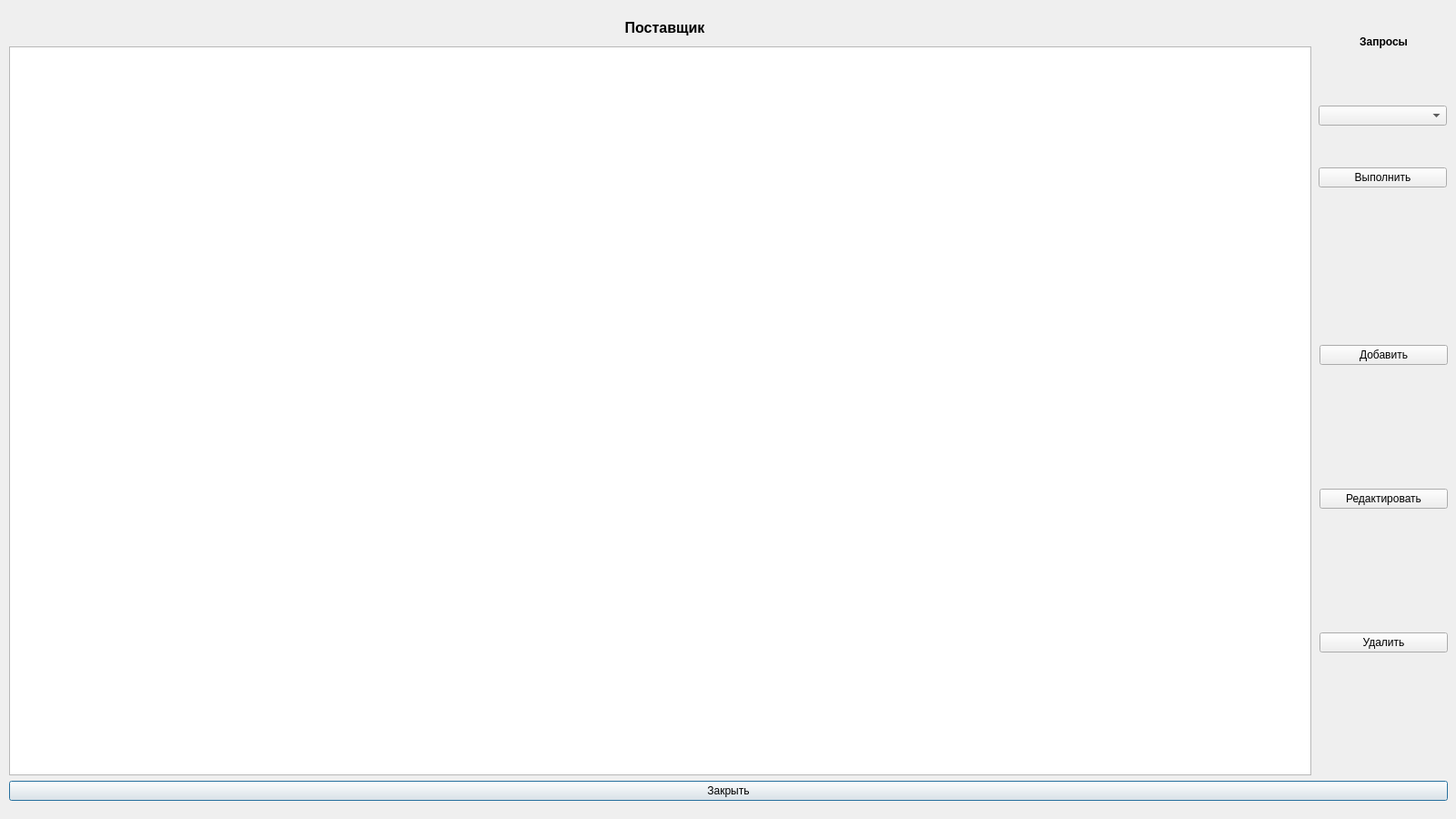
<?xml version="1.0" encoding="UTF-8"?>
<ui version="4.0">
 <class>AllPostavshic</class>
 <widget class="QDialog" name="AllPostavshic">
  <property name="geometry">
   <rect>
    <x>0</x>
    <y>0</y>
    <width>1600</width>
    <height>900</height>
   </rect>
  </property>
  <property name="windowTitle">
   <string>Dialog</string>
  </property>
  <widget class="QTableView" name="tableView">
   <property name="geometry">
    <rect>
     <x>10</x>
     <y>51</y>
     <width>1431</width>
     <height>801</height>
    </rect>
   </property>
  </widget>
  <widget class="QWidget" name="verticalLayoutWidget">
   <property name="geometry">
    <rect>
     <x>10</x>
     <y>849</y>
     <width>1581</width>
     <height>41</height>
    </rect>
   </property>
   <layout class="QVBoxLayout" name="verticalLayout">
    <item>
     <widget class="QPushButton" name="Exit">
      <property name="text">
       <string>Закрыть</string>
      </property>
     </widget>
    </item>
   </layout>
  </widget>
  <widget class="QWidget" name="verticalLayoutWidget_2">
   <property name="geometry">
    <rect>
     <x>1450</x>
     <y>249</y>
     <width>141</width>
     <height>601</height>
    </rect>
   </property>
   <layout class="QVBoxLayout" name="verticalLayout_2">
    <item>
     <widget class="QPushButton" name="Add">
      <property name="text">
       <string>Добавить</string>
      </property>
     </widget>
    </item>
    <item>
     <widget class="QPushButton" name="Redact">
      <property name="text">
       <string>Редактировать</string>
      </property>
     </widget>
    </item>
    <item>
     <widget class="QPushButton" name="Delete">
      <property name="text">
       <string>Удалить</string>
      </property>
     </widget>
    </item>
   </layout>
  </widget>
  <widget class="QWidget" name="verticalLayoutWidget_3">
   <property name="geometry">
    <rect>
     <x>10</x>
     <y>10</y>
     <width>1441</width>
     <height>41</height>
    </rect>
   </property>
   <layout class="QVBoxLayout" name="verticalLayout_3">
    <item>
     <widget class="QLabel" name="label">
      <property name="font">
       <font>
        <pointsize>12</pointsize>
        <weight>75</weight>
        <bold>true</bold>
       </font>
      </property>
      <property name="text">
       <string>Поставщик</string>
      </property>
      <property name="alignment">
       <set>Qt::AlignCenter</set>
      </property>
     </widget>
    </item>
   </layout>
  </widget>
  <widget class="QWidget" name="verticalLayoutWidget_6">
   <property name="geometry">
    <rect>
     <x>1449</x>
     <y>76</y>
     <width>141</width>
     <height>171</height>
    </rect>
   </property>
   <layout class="QVBoxLayout" name="verticalLayout_6">
    <item>
     <widget class="QComboBox" name="Zapros1"/>
    </item>
    <item>
     <widget class="QPushButton" name="Go1">
      <property name="text">
       <string>Выполнить</string>
      </property>
     </widget>
    </item>
   </layout>
  </widget>
  <widget class="QWidget" name="verticalLayoutWidget_4">
   <property name="geometry">
    <rect>
     <x>1450</x>
     <y>10</y>
     <width>141</width>
     <height>71</height>
    </rect>
   </property>
   <layout class="QVBoxLayout" name="verticalLayout_4">
    <item>
     <widget class="QLabel" name="label_2">
      <property name="font">
       <font>
        <pointsize>9</pointsize>
        <weight>75</weight>
        <bold>true</bold>
       </font>
      </property>
      <property name="text">
       <string>Запросы</string>
      </property>
      <property name="alignment">
       <set>Qt::AlignCenter</set>
      </property>
     </widget>
    </item>
   </layout>
  </widget>
 </widget>
 <resources/>
 <connections/>
</ui>
